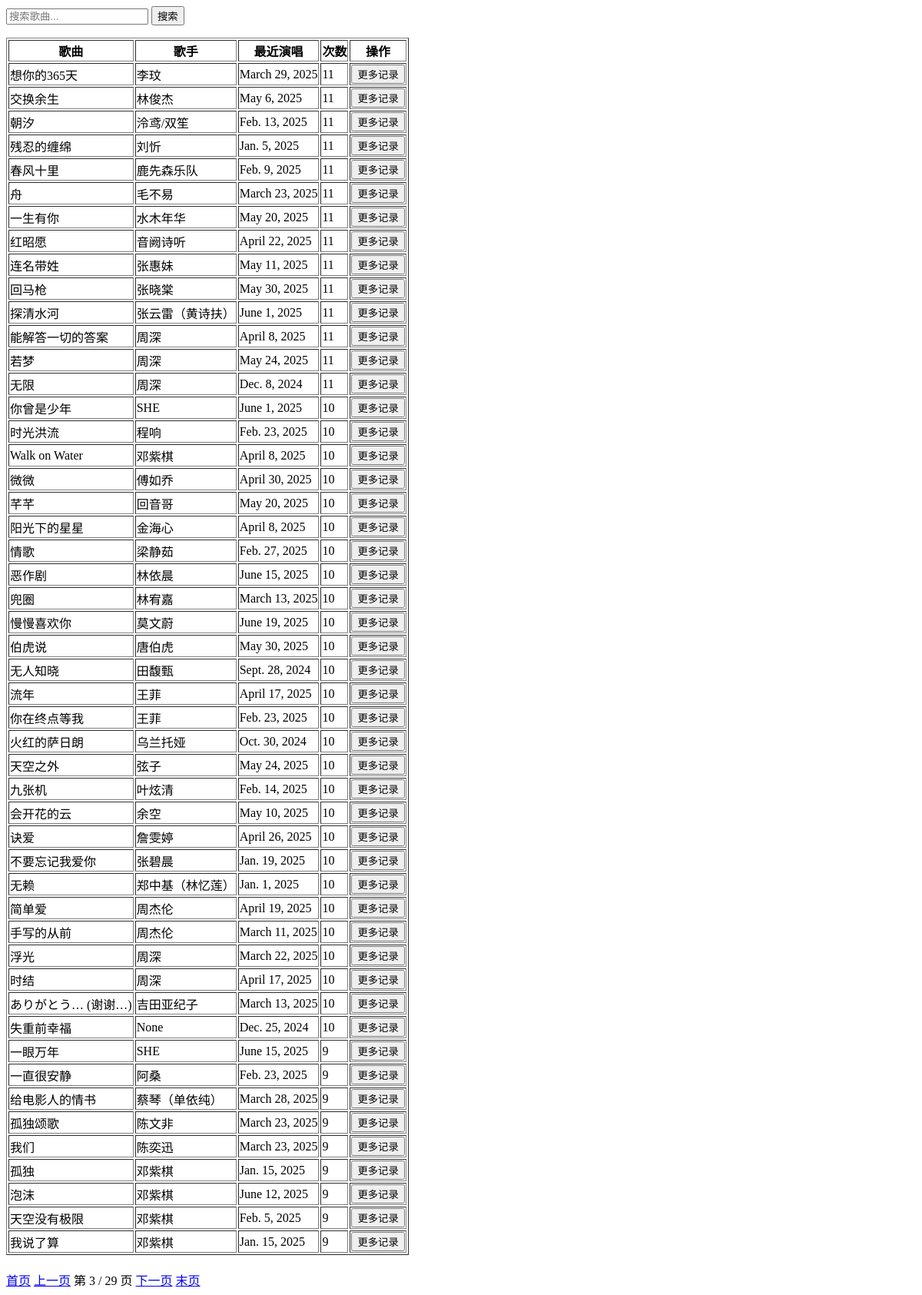
Page /?page=3 on the earlier database version.
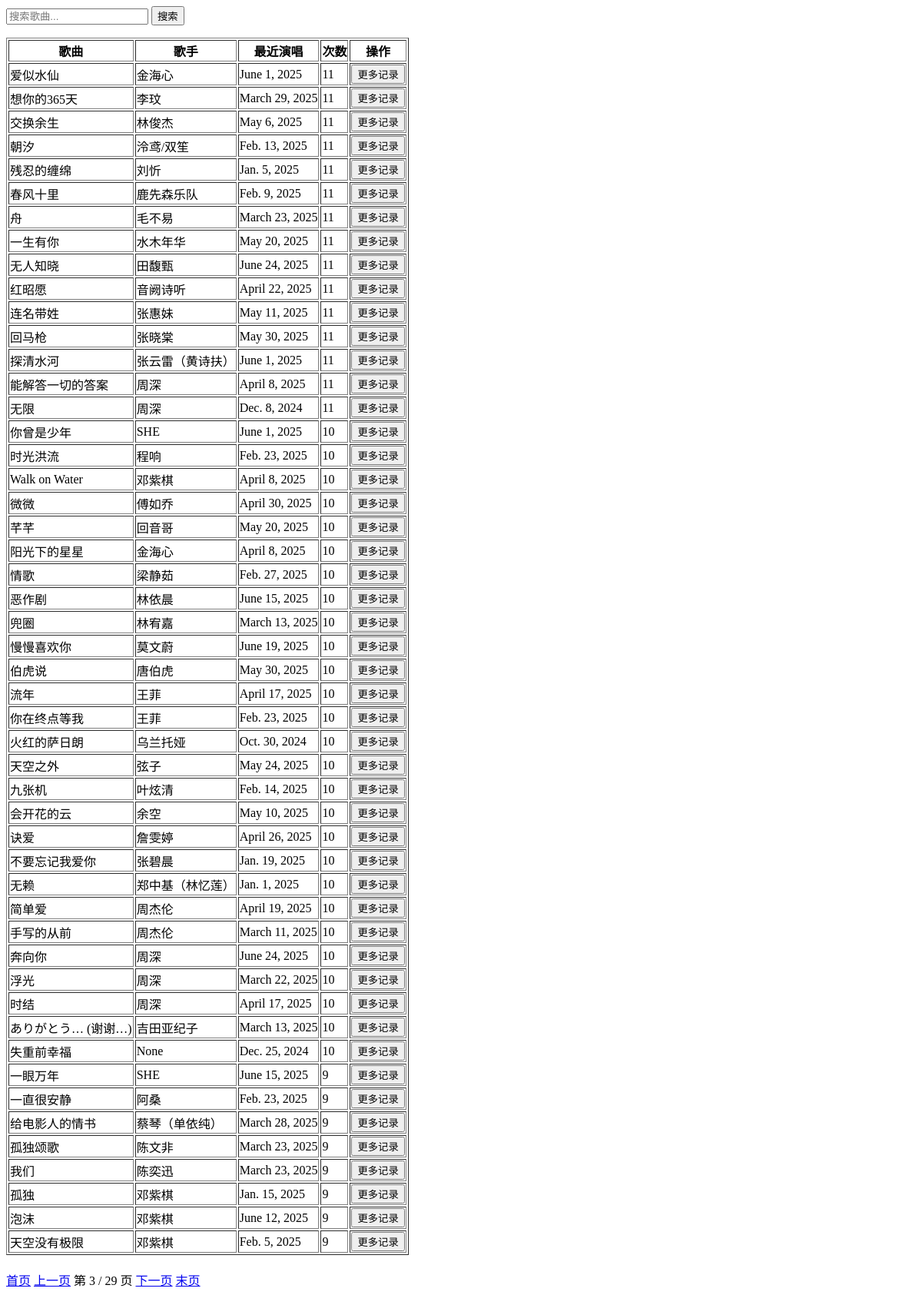
Same page on the later database version.
### main/models.py (models this page shows, shortened)
class Songs(models.Model):
    song_name = models.CharField(max_length=200)
    singer = models.CharField(max_length=200, blank=True, null=True)
    last_performed = models.DateField(blank=True, null=True)
    perform_count = models.IntegerField(default=0)
    language = models.CharField(max_length=50, blank=True, null=True)

### main/views.py (the view)
# urls.py: path("",views.songs_list,name="歌单"),
def songs_list(request):
    query = request.GET.get("q","")
    songs = Songs.objects.all().order_by("-perform_count")
    if query:
        songs = songs.filter(song_name__icontains=query)
    paginator = Paginator(songs, 50)
    page_num = request.GET.get("page")
    page_obj = paginator.get_page(page_num)
    return render(request, "songs_list.html", {"page_obj":page_obj})

### templates/songs_list.html (shortened to what this page needs)
<html>
<head>
</head>
<body>
    <form method="get">
        <input type="text" name="q" placeholder="搜索歌曲..." value="{{ query|default:'' }}">
        <button type="submit">搜索</button>
    </form>
    <table border="1">
        <tr>
            <th>歌曲</th>
            <th>歌手</th>
            <th>最近演唱</th>
            <th>次数</th>
            <th>操作</th>
        </tr>
        {% for song in page_obj %}
        <tr>
            <td>{{ song.song_name }}</td>
            <td>{{ song.singer }}</td>
            <td>{{ song.last_performed }}</td>
            <td>{{ song.perform_count }}</td>
            <td>
                <button onclick="toggleDetails({{ song.id }}, this)">更多记录</button>
            </td>
        </tr>
        {% empty %}
        <tr>
            <td colspan="5">暂无数据</td>
        </tr>
        {% endfor %}
    </table>
    <div style="margin-top: 20px;">
        {% if page_obj.has_previous %}
        <a href="?page=1{% if query %}&q={{ query }}{% endif %}">首页</a>
        <a href="?page={{ page_obj.previous_page_number }}{% if query %}&q={{ query }}{% endif %}">上一页</a>
        {% endif %}
        <span>第 {{ page_obj.number }} / {{ page_obj.paginator.num_pages }} 页</span>
        {% if page_obj.has_next %}
        <a href="?page={{ page_obj.next_page_number }}{% if query %}&q={{ query }}{% endif %}">下一页</a>
        <a href="?page={{ page_obj.paginator.num_pages }}{% if query %}&q={{ query }}{% endif %}">末页</a>
        {% endif %}
    </div>
</body>
</html>

Differences in the rows shown:
no longer on this page (row edited): Songs: song_name "若梦", singer "周深", last_performed "May 24, 2025", perform_count "11"
no longer on this page (row unchanged): Songs: song_name "我说了算", singer "邓紫棋", last_performed "Jan. 15, 2025", perform_count "9"
now on this page (row unchanged): Songs: song_name "爱似水仙", singer "金海心", last_performed "June 1, 2025", perform_count "11"
changed Songs "无人知晓": last_performed "Sept. 28, 2024" → "June 24, 2025"; perform_count "10" → "11"; moves up the list
now on this page (row edited): Songs: song_name "奔向你", singer "周深", last_performed "June 24, 2025", perform_count "10"
